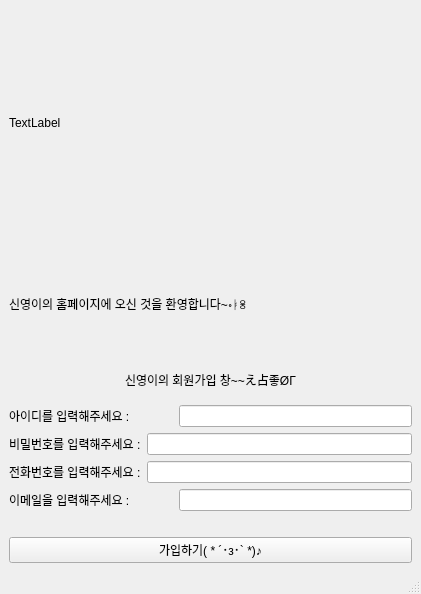
<?xml version="1.0" encoding="UTF-8"?>
<ui version="4.0">
 <class>MainWindow</class>
 <widget class="QMainWindow" name="MainWindow">
  <property name="geometry">
   <rect>
    <x>0</x>
    <y>0</y>
    <width>421</width>
    <height>594</height>
   </rect>
  </property>
  <property name="windowTitle">
   <string>회원가입</string>
  </property>
  <widget class="QWidget" name="centralwidget">
   <layout class="QVBoxLayout" name="verticalLayout_2">
    <item>
     <widget class="QLabel" name="labal_pic">
      <property name="minimumSize">
       <size>
        <width>403</width>
        <height>227</height>
       </size>
      </property>
      <property name="text">
       <string>TextLabel</string>
      </property>
     </widget>
    </item>
    <item>
     <spacer name="verticalSpacer_4">
      <property name="orientation">
       <enum>Qt::Vertical</enum>
      </property>
      <property name="sizeType">
       <enum>QSizePolicy::Fixed</enum>
      </property>
      <property name="sizeHint" stdset="0">
       <size>
        <width>20</width>
        <height>30</height>
       </size>
      </property>
     </spacer>
    </item>
    <item>
     <widget class="QLabel" name="label">
      <property name="text">
       <string>신영이의 홈페이지에 오신 것을 환영합니다~॰ᛓꌴ</string>
      </property>
     </widget>
    </item>
    <item>
     <spacer name="verticalSpacer_3">
      <property name="orientation">
       <enum>Qt::Vertical</enum>
      </property>
      <property name="sizeType">
       <enum>QSizePolicy::Fixed</enum>
      </property>
      <property name="sizeHint" stdset="0">
       <size>
        <width>20</width>
        <height>30</height>
       </size>
      </property>
     </spacer>
    </item>
    <item>
     <layout class="QVBoxLayout" name="verticalLayout">
      <item alignment="Qt::AlignHCenter">
       <widget class="QLabel" name="label_my_log">
        <property name="text">
         <string>신영이의 회원가입 창~~え占좋ØГ</string>
        </property>
       </widget>
      </item>
      <item>
       <spacer name="verticalSpacer_2">
        <property name="orientation">
         <enum>Qt::Vertical</enum>
        </property>
        <property name="sizeType">
         <enum>QSizePolicy::Fixed</enum>
        </property>
        <property name="sizeHint" stdset="0">
         <size>
          <width>20</width>
          <height>10</height>
         </size>
        </property>
       </spacer>
      </item>
      <item>
       <layout class="QHBoxLayout" name="horizontalLayout">
        <property name="topMargin">
         <number>0</number>
        </property>
        <item>
         <widget class="QLabel" name="label_2">
          <property name="minimumSize">
           <size>
            <width>164</width>
            <height>0</height>
           </size>
          </property>
          <property name="text">
           <string>아이디를 입력해주세요 :</string>
          </property>
         </widget>
        </item>
        <item>
         <widget class="QLineEdit" name="lineEdit_ID"/>
        </item>
       </layout>
      </item>
      <item>
       <layout class="QHBoxLayout" name="horizontalLayout_2">
        <item>
         <widget class="QLabel" name="label_3">
          <property name="text">
           <string>비밀번호를 입력해주세요 :</string>
          </property>
         </widget>
        </item>
        <item>
         <widget class="QLineEdit" name="lineEdit_Password">
          <property name="readOnly">
           <bool>false</bool>
          </property>
         </widget>
        </item>
       </layout>
      </item>
      <item>
       <layout class="QHBoxLayout" name="horizontalLayout_3">
        <item>
         <widget class="QLabel" name="label_4">
          <property name="text">
           <string>전화번호를 입력해주세요 :</string>
          </property>
         </widget>
        </item>
        <item>
         <widget class="QLineEdit" name="lineEdit_Phone"/>
        </item>
       </layout>
      </item>
      <item>
       <layout class="QHBoxLayout" name="horizontalLayout_4">
        <item>
         <widget class="QLabel" name="label_5">
          <property name="minimumSize">
           <size>
            <width>164</width>
            <height>0</height>
           </size>
          </property>
          <property name="text">
           <string>이메일을 입력해주세요 :</string>
          </property>
         </widget>
        </item>
        <item>
         <widget class="QLineEdit" name="lineEdit_Email"/>
        </item>
       </layout>
      </item>
      <item>
       <spacer name="verticalSpacer">
        <property name="orientation">
         <enum>Qt::Vertical</enum>
        </property>
        <property name="sizeType">
         <enum>QSizePolicy::Fixed</enum>
        </property>
        <property name="sizeHint" stdset="0">
         <size>
          <width>0</width>
          <height>20</height>
         </size>
        </property>
       </spacer>
      </item>
      <item>
       <widget class="QPushButton" name="pushButton_sub">
        <property name="maximumSize">
         <size>
          <width>16777215</width>
          <height>16777205</height>
         </size>
        </property>
        <property name="text">
         <string>가입하기( * ´･з･` *)♪</string>
        </property>
        <property name="iconSize">
         <size>
          <width>10</width>
          <height>10</height>
         </size>
        </property>
       </widget>
      </item>
     </layout>
    </item>
   </layout>
  </widget>
  <widget class="QMenuBar" name="menubar">
   <property name="geometry">
    <rect>
     <x>0</x>
     <y>0</y>
     <width>421</width>
     <height>27</height>
    </rect>
   </property>
  </widget>
  <widget class="QStatusBar" name="statusbar"/>
 </widget>
 <resources/>
 <connections/>
</ui>
